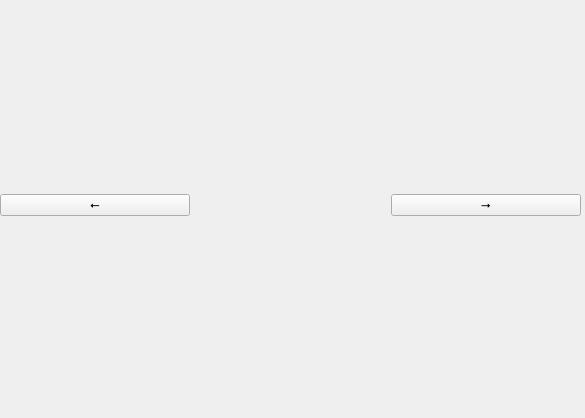
<?xml version="1.0" encoding="UTF-8"?>
<ui version="4.0">
 <class>ImageViewer</class>
 <widget class="QWidget" name="ImageViewer">
  <property name="geometry">
   <rect>
    <x>0</x>
    <y>0</y>
    <width>585</width>
    <height>418</height>
   </rect>
  </property>
  <property name="windowTitle">
   <string>Form</string>
  </property>
  <widget class="QWidget" name="horizontalLayoutWidget_3">
   <property name="geometry">
    <rect>
     <x>0</x>
     <y>0</y>
     <width>581</width>
     <height>411</height>
    </rect>
   </property>
   <layout class="QHBoxLayout" name="horizontalLayout_3">
    <item>
     <widget class="QPushButton" name="prevButton">
      <property name="text">
       <string>⭠</string>
      </property>
     </widget>
    </item>
    <item>
     <widget class="QWidget" name="widget" native="true">
      <widget class="QWidget" name="verticalLayoutWidget">
       <property name="geometry">
        <rect>
         <x>10</x>
         <y>0</y>
         <width>161</width>
         <height>411</height>
        </rect>
       </property>
       <layout class="QVBoxLayout" name="imageContainerLayout"/>
      </widget>
     </widget>
    </item>
    <item>
     <widget class="QPushButton" name="nextButton">
      <property name="text">
       <string>⭢</string>
      </property>
     </widget>
    </item>
   </layout>
  </widget>
 </widget>
 <resources/>
 <connections/>
</ui>
